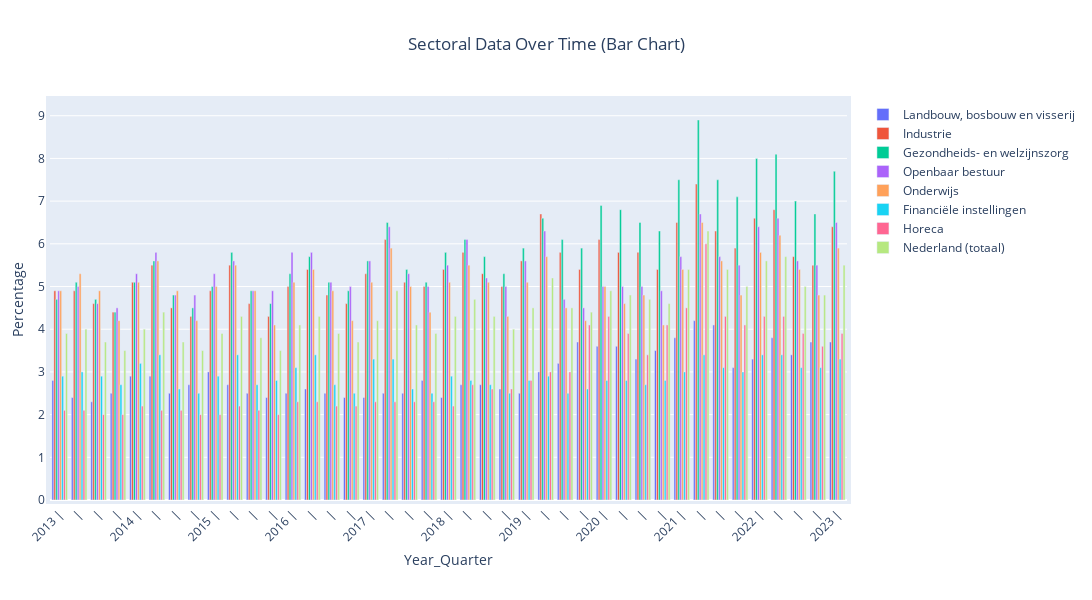

The notebook cell saved with this chart:
### Code cell
fig_bar = go.Figure()

for col in columns_to_show:
    fig_bar.add_trace(go.Bar(
        x=df_cbs['Year_Quarter'],
        y=df_cbs[col],
        name=col
    ))

# Update layout
fig_bar.update_layout(
    barmode='group',
    title='Sectoral Data Over Time (Bar Chart)',
    xaxis=dict(
        tickmode='array',
        tickvals=df_cbs['Year_Quarter'],
        ticktext=custom_ticks,
        tickangle=-45
    ),
    yaxis_title='Percentage',
    xaxis_title='Year_Quarter'
)

# Adjust layout and margins
fig_bar.update_layout(
    autosize=False,
    width=1100,
    height=600,
    margin=dict(l=50, r=50, b=100, t=100, pad=4),
    title={'x': 0.5}
)

fig_bar.show()
# Save the figure as an image with increased resolution
fig_bar.write_image("fig_bar_plot.png", scale=2)

### Figure 1 — Plotly figure (JSON) as saved in the notebook; plotly's stock layout.template omitted (floating-point values rounded to 4 significant figures)
{"data": [{"name": "Landbouw, bosbouw en visserij", "type": "bar", "x": ["2013-Vierde kwartaal", "2014-Eerste kwartaal", "2014-Tweede kwartaal", "2014-Derde Kwartaal", "2014-Vierde kwartaal", "2015-Eerste kwartaal", "2015-Tweede kwartaal", "2015-Derde Kwartaal", "2015-Vierde kwartaal", "2016-Eerste kwartaal", "2016-Tweede kwartaal", "2016-Derde Kwartaal", "2016-Vierde kwartaal", "2017-Eerste kwartaal", "2017-Tweede kwartaal", "2017-Derde Kwartaal", "2017-Vierde kwartaal", "2018-Eerste kwartaal", "2018-Tweede kwartaal", "2018-Derde Kwartaal", "2018-Vierde kwartaal", "2019-Eerste kwartaal", "2019-Tweede kwartaal", "2019-Derde Kwartaal", "2019-Vierde kwartaal", "2020-Eerste kwartaal", "2020-Tweede kwartaal", "2020-Derde Kwartaal", "2020-Vierde kwartaal", "2021-Eerste kwartaal", "2021-Tweede kwartaal", "2021-Derde Kwartaal", "2021-Vierde kwartaal", "2022-Eerste kwartaal", "2022-Tweede kwartaal", "2022-Derde Kwartaal", "2022-Vierde kwartaal", "2023-Eerste kwartaal", "2023-Tweede kwartaal", "2023-Derde Kwartaal", "2023-Vierde kwartaal"], "y": [2.8, 2.4, 2.3, 2.5, 2.9, 2.9, 2.5, 2.7, 3, 2.7, 2.5, 2.4, 2.5, 2.6, 2.5, 2.4, 2.4, 2.5, 2.5, 2.8, 2.4, 2.7, 2.7, 2.6, 2.5, 3, 3.2, 3.7, 3.6, 3.6, 3.3, 3.5, 3.8, 4.2, 4.1, 3.1, 3.3, 3.8, 3.4, 3.7, 3.7]}, {"name": "Industrie", "type": "bar", "x": ["2013-Vierde kwartaal", "2014-Eerste kwartaal", "2014-Tweede kwartaal", "2014-Derde Kwartaal", "2014-Vierde kwartaal", "2015-Eerste kwartaal", "2015-Tweede kwartaal", "2015-Derde Kwartaal", "2015-Vierde kwartaal", "2016-Eerste kwartaal", "2016-Tweede kwartaal", "2016-Derde Kwartaal", "2016-Vierde kwartaal", "2017-Eerste kwartaal", "2017-Tweede kwartaal", "2017-Derde Kwartaal", "2017-Vierde kwartaal", "2018-Eerste kwartaal", "2018-Tweede kwartaal", "2018-Derde Kwartaal", "2018-Vierde kwartaal", "2019-Eerste kwartaal", "2019-Tweede kwartaal", "2019-Derde Kwartaal", "2019-Vierde kwartaal", "2020-Eerste kwartaal", "2020-Tweede kwartaal", "2020-Derde Kwartaal", "2020-Vierde kwartaal", "2021-Eerste kwartaal", "2021-Tweede kwartaal", "2021-Derde Kwartaal", "2021-Vierde kwartaal", "2022-Eerste kwartaal", "2022-Tweede kwartaal", "2022-Derde Kwartaal", "2022-Vierde kwartaal", "2023-Eerste kwartaal", "2023-Tweede kwartaal", "2023-Derde Kwartaal", "2023-Vierde kwartaal"], "y": [4.9, 4.9, 4.6, 4.4, 5.1, 5.5, 4.5, 4.3, 4.9, 5.5, 4.6, 4.3, 5, 5.4, 4.8, 4.6, 5.3, 6.1, 5.1, 5, 5.4, 5.8, 5.3, 5, 5.6, 6.7, 5.8, 5.4, 6.1, 5.8, 5.8, 5.4, 6.5, 7.4, 6.3, 5.9, 6.6, 6.8, 5.7, 5.5, 6.4]}, {"name": "Gezondheids- en welzijnszorg", "type": "bar", "x": ["2013-Vierde kwartaal", "2014-Eerste kwartaal", "2014-Tweede kwartaal", "2014-Derde Kwartaal", "2014-Vierde kwartaal", "2015-Eerste kwartaal", "2015-Tweede kwartaal", "2015-Derde Kwartaal", "2015-Vierde kwartaal", "2016-Eerste kwartaal", "2016-Tweede kwartaal", "2016-Derde Kwartaal", "2016-Vierde kwartaal", "2017-Eerste kwartaal", "2017-Tweede kwartaal", "2017-Derde Kwartaal", "2017-Vierde kwartaal", "2018-Eerste kwartaal", "2018-Tweede kwartaal", "2018-Derde Kwartaal", "2018-Vierde kwartaal", "2019-Eerste kwartaal", "2019-Tweede kwartaal", "2019-Derde Kwartaal", "2019-Vierde kwartaal", "2020-Eerste kwartaal", "2020-Tweede kwartaal", "2020-Derde Kwartaal", "2020-Vierde kwartaal", "2021-Eerste kwartaal", "2021-Tweede kwartaal", "2021-Derde Kwartaal", "2021-Vierde kwartaal", "2022-Eerste kwartaal", "2022-Tweede kwartaal", "2022-Derde Kwartaal", "2022-Vierde kwartaal", "2023-Eerste kwartaal", "2023-Tweede kwartaal", "2023-Derde Kwartaal", "2023-Vierde kwartaal"], "y": [4.7, 5.1, 4.7, 4.4, 5.1, 5.6, 4.8, 4.5, 5, 5.8, 4.9, 4.6, 5.3, 5.7, 5.1, 4.9, 5.6, 6.5, 5.4, 5.1, 5.8, 6.1, 5.7, 5.3, 5.9, 6.6, 6.1, 5.9, 6.9, 6.8, 6.5, 6.3, 7.5, 8.9, 7.5, 7.1, 8, 8.1, 7, 6.7, 7.7]}, {"name": "Openbaar bestuur", "type": "bar", "x": ["2013-Vierde kwartaal", "2014-Eerste kwartaal", "2014-Tweede kwartaal", "2014-Derde Kwartaal", "2014-Vierde kwartaal", "2015-Eerste kwartaal", "2015-Tweede kwartaal", "2015-Derde Kwartaal", "2015-Vierde kwartaal", "2016-Eerste kwartaal", "2016-Tweede kwartaal", "2016-Derde Kwartaal", "2016-Vierde kwartaal", "2017-Eerste kwartaal", "2017-Tweede kwartaal", "2017-Derde Kwartaal", "2017-Vierde kwartaal", "2018-Eerste kwartaal", "2018-Tweede kwartaal", "2018-Derde Kwartaal", "2018-Vierde kwartaal", "2019-Eerste kwartaal", "2019-Tweede kwartaal", "2019-Derde Kwartaal", "2019-Vierde kwartaal", "2020-Eerste kwartaal", "2020-Tweede kwartaal", "2020-Derde Kwartaal", "2020-Vierde kwartaal", "2021-Eerste kwartaal", "2021-Tweede kwartaal", "2021-Derde Kwartaal", "2021-Vierde kwartaal", "2022-Eerste kwartaal", "2022-Tweede kwartaal", "2022-Derde Kwartaal", "2022-Vierde kwartaal", "2023-Eerste kwartaal", "2023-Tweede kwartaal", "2023-Derde Kwartaal", "2023-Vierde kwartaal"], "y": [4.9, 5, 4.6, 4.5, 5.3, 5.8, 4.8, 4.8, 5.3, 5.6, 4.9, 4.9, 5.8, 5.8, 5.1, 5, 5.6, 6.4, 5.3, 5, 5.5, 6.1, 5.2, 5, 5.6, 6.3, 4.7, 4.5, 5, 5, 5, 4.9, 5.7, 6.7, 5.7, 5.5, 6.4, 6.6, 5.6, 5.5, 6.5]}, {"name": "Onderwijs", "type": "bar", "x": ["2013-Vierde kwartaal", "2014-Eerste kwartaal", "2014-Tweede kwartaal", "2014-Derde Kwartaal", "2014-Vierde kwartaal", "2015-Eerste kwartaal", "2015-Tweede kwartaal", "2015-Derde Kwartaal", "2015-Vierde kwartaal", "2016-Eerste kwartaal", "2016-Tweede kwartaal", "2016-Derde Kwartaal", "2016-Vierde kwartaal", "2017-Eerste kwartaal", "2017-Tweede kwartaal", "2017-Derde Kwartaal", "2017-Vierde kwartaal", "2018-Eerste kwartaal", "2018-Tweede kwartaal", "2018-Derde Kwartaal", "2018-Vierde kwartaal", "2019-Eerste kwartaal", "2019-Tweede kwartaal", "2019-Derde Kwartaal", "2019-Vierde kwartaal", "2020-Eerste kwartaal", "2020-Tweede kwartaal", "2020-Derde Kwartaal", "2020-Vierde kwartaal", "2021-Eerste kwartaal", "2021-Tweede kwartaal", "2021-Derde Kwartaal", "2021-Vierde kwartaal", "2022-Eerste kwartaal", "2022-Tweede kwartaal", "2022-Derde Kwartaal", "2022-Vierde kwartaal", "2023-Eerste kwartaal", "2023-Tweede kwartaal", "2023-Derde Kwartaal", "2023-Vierde kwartaal"], "y": [4.9, 5.3, 4.9, 4.2, 5.1, 5.6, 4.9, 4.2, 5, 5.5, 4.9, 4.1, 5.1, 5.4, 4.9, 4.2, 5.1, 5.9, 5, 4.4, 5.1, 5.5, 5.1, 4.3, 5.1, 5.7, 4.5, 4.2, 5, 4.6, 4.8, 4.1, 5.4, 6.5, 5.6, 4.8, 5.8, 6.2, 5.4, 4.8, 5.9]}, {"name": "Financiële instellingen", "type": "bar", "x": ["2013-Vierde kwartaal", "2014-Eerste kwartaal", "2014-Tweede kwartaal", "2014-Derde Kwartaal", "2014-Vierde kwartaal", "2015-Eerste kwartaal", "2015-Tweede kwartaal", "2015-Derde Kwartaal", "2015-Vierde kwartaal", "2016-Eerste kwartaal", "2016-Tweede kwartaal", "2016-Derde Kwartaal", "2016-Vierde kwartaal", "2017-Eerste kwartaal", "2017-Tweede kwartaal", "2017-Derde Kwartaal", "2017-Vierde kwartaal", "2018-Eerste kwartaal", "2018-Tweede kwartaal", "2018-Derde Kwartaal", "2018-Vierde kwartaal", "2019-Eerste kwartaal", "2019-Tweede kwartaal", "2019-Derde Kwartaal", "2019-Vierde kwartaal", "2020-Eerste kwartaal", "2020-Tweede kwartaal", "2020-Derde Kwartaal", "2020-Vierde kwartaal", "2021-Eerste kwartaal", "2021-Tweede kwartaal", "2021-Derde Kwartaal", "2021-Vierde kwartaal", "2022-Eerste kwartaal", "2022-Tweede kwartaal", "2022-Derde Kwartaal", "2022-Vierde kwartaal", "2023-Eerste kwartaal", "2023-Tweede kwartaal", "2023-Derde Kwartaal", "2023-Vierde kwartaal"], "y": [2.9, 3, 2.9, 2.7, 3.2, 3.4, 2.6, 2.5, 2.9, 3.4, 2.7, 2.8, 3.1, 3.4, 2.7, 2.5, 3.3, 3.3, 2.6, 2.5, 2.9, 2.8, 2.7, 2.5, 2.8, 2.9, 2.5, 2.6, 2.8, 2.8, 2.7, 2.8, 3, 3.4, 3.1, 3, 3.4, 3.4, 3.1, 3.1, 3.3]}, {"name": "Horeca", "type": "bar", "x": ["2013-Vierde kwartaal", "2014-Eerste kwartaal", "2014-Tweede kwartaal", "2014-Derde Kwartaal", "2014-Vierde kwartaal", "2015-Eerste kwartaal", "2015-Tweede kwartaal", "2015-Derde Kwartaal", "2015-Vierde kwartaal", "2016-Eerste kwartaal", "2016-Tweede kwartaal", "2016-Derde Kwartaal", "2016-Vierde kwartaal", "2017-Eerste kwartaal", "2017-Tweede kwartaal", "2017-Derde Kwartaal", "2017-Vierde kwartaal", "2018-Eerste kwartaal", "2018-Tweede kwartaal", "2018-Derde Kwartaal", "2018-Vierde kwartaal", "2019-Eerste kwartaal", "2019-Tweede kwartaal", "2019-Derde Kwartaal", "2019-Vierde kwartaal", "2020-Eerste kwartaal", "2020-Tweede kwartaal", "2020-Derde Kwartaal", "2020-Vierde kwartaal", "2021-Eerste kwartaal", "2021-Tweede kwartaal", "2021-Derde Kwartaal", "2021-Vierde kwartaal", "2022-Eerste kwartaal", "2022-Tweede kwartaal", "2022-Derde Kwartaal", "2022-Vierde kwartaal", "2023-Eerste kwartaal", "2023-Tweede kwartaal", "2023-Derde Kwartaal", "2023-Vierde kwartaal"], "y": [2.1, 2.1, 2, 2, 2.2, 2.1, 2.1, 2, 2, 2.2, 2.1, 2, 2.3, 2.3, 2.2, 2.2, 2.3, 2.3, 2.3, 2.3, 2.2, 2.7, 2.6, 2.6, 2.8, 3, 3, 4.1, 4.3, 3.9, 3.4, 4.1, 4.5, 6, 4.3, 4.1, 4.3, 4.3, 3.9, 3.6, 3.9]}, {"name": "Nederland (totaal)", "type": "bar", "x": ["2013-Vierde kwartaal", "2014-Eerste kwartaal", "2014-Tweede kwartaal", "2014-Derde Kwartaal", "2014-Vierde kwartaal", "2015-Eerste kwartaal", "2015-Tweede kwartaal", "2015-Derde Kwartaal", "2015-Vierde kwartaal", "2016-Eerste kwartaal", "2016-Tweede kwartaal", "2016-Derde Kwartaal", "2016-Vierde kwartaal", "2017-Eerste kwartaal", "2017-Tweede kwartaal", "2017-Derde Kwartaal", "2017-Vierde kwartaal", "2018-Eerste kwartaal", "2018-Tweede kwartaal", "2018-Derde Kwartaal", "2018-Vierde kwartaal", "2019-Eerste kwartaal", "2019-Tweede kwartaal", "2019-Derde Kwartaal", "2019-Vierde kwartaal", "2020-Eerste kwartaal", "2020-Tweede kwartaal", "2020-Derde Kwartaal", "2020-Vierde kwartaal", "2021-Eerste kwartaal", "2021-Tweede kwartaal", "2021-Derde Kwartaal", "2021-Vierde kwartaal", "2022-Eerste kwartaal", "2022-Tweede kwartaal", "2022-Derde Kwartaal", "2022-Vierde kwartaal", "2023-Eerste kwartaal", "2023-Tweede kwartaal", "2023-Derde Kwartaal", "2023-Vierde kwartaal"], "y": [3.9, 4, 3.7, 3.5, 4, 4.4, 3.7, 3.5, 3.9, 4.3, 3.8, 3.5, 4.1, 4.3, 3.9, 3.7, 4.2, 4.9, 4.1, 3.9, 4.3, 4.7, 4.3, 4, 4.5, 5.2, 4.5, 4.4, 4.9, 4.8, 4.7, 4.6, 5.4, 6.3, 5.4, 5, 5.6, 5.7, 5, 4.8, 5.5]}], "layout": {"autosize": false, "barmode": "group", "height": 600, "margin": {"b": 100, "l": 50, "pad": 4, "r": 50, "t": 100}, "title": {"text": "Sectoral Data Over Time (Bar Chart)", "x": 0.5}, "width": 1100, "xaxis": {"tickangle": -45, "tickmode": "array", "ticktext": ["2013 |", "|", "|", "|", "2014 |", "|", "|", "|", "2015 |", "|", "|", "|", "2016 |", "|", "|", "|", "2017 |", "|", "|", "|", "2018 |", "|", "|", "|", "2019 |", "|", "|", "|", "2020 |", "|", "|", "|", "2021 |", "|", "|", "|", "2022 |", "|", "|", "|", "2023 |"], "tickvals": ["2013-Vierde kwartaal", "2014-Eerste kwartaal", "2014-Tweede kwartaal", "2014-Derde Kwartaal", "2014-Vierde kwartaal", "2015-Eerste kwartaal", "2015-Tweede kwartaal", "2015-Derde Kwartaal", "2015-Vierde kwartaal", "2016-Eerste kwartaal", "2016-Tweede kwartaal", "2016-Derde Kwartaal", "2016-Vierde kwartaal", "2017-Eerste kwartaal", "2017-Tweede kwartaal", "2017-Derde Kwartaal", "2017-Vierde kwartaal", "2018-Eerste kwartaal", "2018-Tweede kwartaal", "2018-Derde Kwartaal", "2018-Vierde kwartaal", "2019-Eerste kwartaal", "2019-Tweede kwartaal", "2019-Derde Kwartaal", "2019-Vierde kwartaal", "2020-Eerste kwartaal", "2020-Tweede kwartaal", "2020-Derde Kwartaal", "2020-Vierde kwartaal", "2021-Eerste kwartaal", "2021-Tweede kwartaal", "2021-Derde Kwartaal", "2021-Vierde kwartaal", "2022-Eerste kwartaal", "2022-Tweede kwartaal", "2022-Derde Kwartaal", "2022-Vierde kwartaal", "2023-Eerste kwartaal", "2023-Tweede kwartaal", "2023-Derde Kwartaal", "2023-Vierde kwartaal"], "title": {"text": "Year_Quarter"}}, "yaxis": {"title": {"text": "Percentage"}}}}
